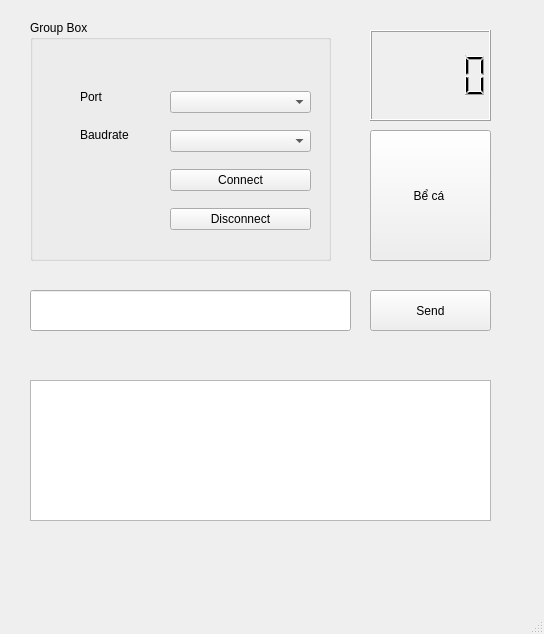
<?xml version="1.0" encoding="UTF-8"?>
<ui version="4.0">
 <class>MainWindow</class>
 <widget class="QMainWindow" name="MainWindow">
  <property name="geometry">
   <rect>
    <x>0</x>
    <y>0</y>
    <width>544</width>
    <height>634</height>
   </rect>
  </property>
  <property name="windowTitle">
   <string>MainWindow</string>
  </property>
  <widget class="QWidget" name="centralwidget">
   <widget class="QGroupBox" name="groupBox">
    <property name="geometry">
     <rect>
      <x>30</x>
      <y>20</y>
      <width>301</width>
      <height>241</height>
     </rect>
    </property>
    <property name="title">
     <string>Group Box</string>
    </property>
    <widget class="QWidget" name="layoutWidget">
     <property name="geometry">
      <rect>
       <x>50</x>
       <y>60</y>
       <width>88</width>
       <height>71</height>
      </rect>
     </property>
     <layout class="QVBoxLayout" name="verticalLayout_2">
      <item>
       <widget class="QLabel" name="label">
        <property name="text">
         <string>Port</string>
        </property>
       </widget>
      </item>
      <item>
       <widget class="QLabel" name="label_2">
        <property name="text">
         <string>Baudrate</string>
        </property>
       </widget>
      </item>
     </layout>
    </widget>
    <widget class="QWidget" name="layoutWidget">
     <property name="geometry">
      <rect>
       <x>140</x>
       <y>60</y>
       <width>141</width>
       <height>161</height>
      </rect>
     </property>
     <layout class="QVBoxLayout" name="verticalLayout">
      <item>
       <widget class="QComboBox" name="comboBox_port"/>
      </item>
      <item>
       <widget class="QComboBox" name="comboBox_bd">
        <property name="currentText">
         <string/>
        </property>
        <item>
         <property name="text">
          <string/>
         </property>
        </item>
        <item>
         <property name="text">
          <string>4800</string>
         </property>
        </item>
        <item>
         <property name="text">
          <string>9600</string>
         </property>
        </item>
        <item>
         <property name="text">
          <string>19200</string>
         </property>
        </item>
        <item>
         <property name="text">
          <string>38400</string>
         </property>
        </item>
       </widget>
      </item>
      <item>
       <widget class="QPushButton" name="pushButton_Connect">
        <property name="text">
         <string>Connect</string>
        </property>
       </widget>
      </item>
      <item>
       <widget class="QPushButton" name="pushButton_disconnect">
        <property name="text">
         <string>Disconnect</string>
        </property>
       </widget>
      </item>
     </layout>
    </widget>
   </widget>
   <widget class="QLineEdit" name="lineEdit">
    <property name="geometry">
     <rect>
      <x>30</x>
      <y>290</y>
      <width>321</width>
      <height>41</height>
     </rect>
    </property>
   </widget>
   <widget class="QPushButton" name="pushButton_send">
    <property name="geometry">
     <rect>
      <x>370</x>
      <y>290</y>
      <width>121</width>
      <height>41</height>
     </rect>
    </property>
    <property name="text">
     <string>Send</string>
    </property>
   </widget>
   <widget class="QTextEdit" name="textEdit">
    <property name="geometry">
     <rect>
      <x>30</x>
      <y>380</y>
      <width>461</width>
      <height>141</height>
     </rect>
    </property>
   </widget>
   <widget class="QPushButton" name="pushButton">
    <property name="geometry">
     <rect>
      <x>370</x>
      <y>130</y>
      <width>121</width>
      <height>131</height>
     </rect>
    </property>
    <property name="text">
     <string>Bể cá </string>
    </property>
   </widget>
   <widget class="QLCDNumber" name="lcdNumber">
    <property name="geometry">
     <rect>
      <x>370</x>
      <y>30</y>
      <width>121</width>
      <height>91</height>
     </rect>
    </property>
   </widget>
  </widget>
  <widget class="QMenuBar" name="menubar">
   <property name="geometry">
    <rect>
     <x>0</x>
     <y>0</y>
     <width>544</width>
     <height>26</height>
    </rect>
   </property>
  </widget>
  <widget class="QStatusBar" name="statusbar"/>
 </widget>
 <resources/>
 <connections/>
</ui>
